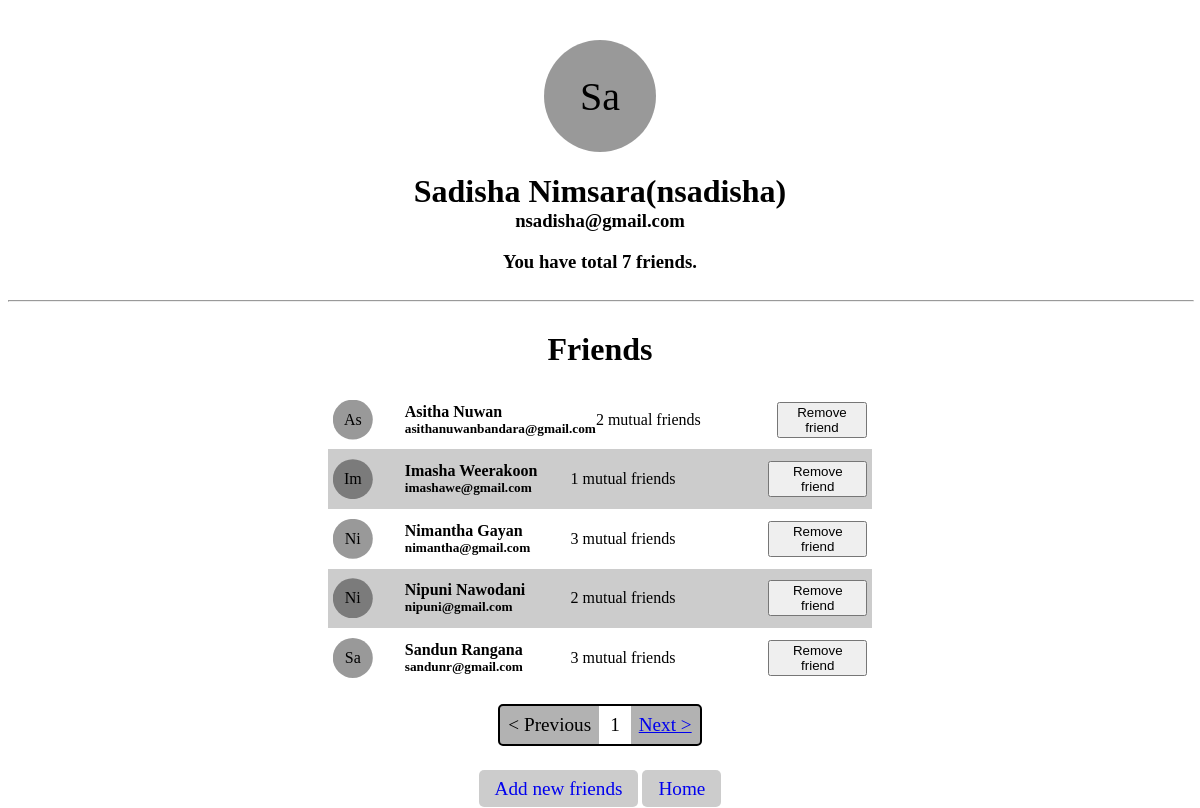
Page /profile.php?page=1 (signed in) on the committed database.
### tables this page shows
CREATE TABLE IF NOT EXISTS `users` (
  `name` text NOT NULL,
  `email` text NOT NULL,
  `username` text NOT NULL,
  `password` text NOT NULL,
  `time` timestamp NOT NULL DEFAULT CURRENT_TIMESTAMP,
  PRIMARY KEY (`email`(50)),
  UNIQUE KEY `Username` (`username`(50))
);

CREATE TABLE IF NOT EXISTS `friends` (
  `email` text NOT NULL,
  `friendEmail` text NOT NULL,
  PRIMARY KEY (`email`(50),`friendEmail`(50))
);

### php/friends.php (called while the page is built, shortened)
<?php include "db.php"; ?>
<?php
  function execute($query){
    global $conn;
    $result = $conn->query($query);
    return $result;
  }
  function getMutualFriendsCount($email, $person){
    $query = "SELECT email FROM users WHERE email IN (SELECT friendEmail FROM friends WHERE email=\"$person\") AND email IN (SELECT friendEmail FROM friends WHERE email=\"$email\")";
    $res = execute($query);
    return $res->num_rows;
  }
?>

### profile.php (the view, shortened to what this page needs)
<?php include "php/db.php" ?>
<?php include "php/friends.php" ?>
<?php
  $page = $_REQUEST["page"];
  $start = 5*($page - 1);
  if(empty($_SESSION["email"])){
    header("Location: index.php");
  }else{
    $email = $_SESSION["email"];
    $query = "SELECT * FROM users WHERE email=\"$email\"";
    $result = execute($query);
    $userData = $result->fetch_assoc();
    $friendsQuery = "SELECT * FROM friends WHERE email=\"$email\" LIMIT $start , 5";
    $friendResult = execute($friendsQuery);
    $numberOfFriends = $friendResult->num_rows;
    $q = "SELECT * FROM friends WHERE email=\"$email\"";
    $qRes = execute($q);
    $rows = $qRes->num_rows;
    $lastPage = ceil($rows/5);
    function displayFriends(){
      global $friendResult, $email, $numberOfFriends;
      while($friend = $friendResult->fetch_assoc()) {
        $femail=$friend["friendEmail"];
        $q = "SELECT * FROM users WHERE email=\"$femail\"";
        $result = execute($q);
        $userData = $result->fetch_assoc();
        $friendName = $userData["name"];
        $friendEmail = $userData["email"];
        $dpName = $friendName[0].$friendName[1];
        $mutualCount = getMutualFriendsCount($email, $friendEmail);
        $friendElement = "
        <div class=\"friend\">
          <div class=\"friend-dp\">$dpName</div>
          <div class=\"name-email\">
            <h4>$friendName</h4>
            <h5>$friendEmail</h5>
          </div>
          <p>$mutualCount mutual friends</p>
          <a href=\"php/removeFriend.php?email=$email&friend=$friendEmail\"><button>Remove friend</button></a>
        </div>";
        echo $friendElement;
      }
    }
  }
?>
<!DOCTYPE html>
<html lang="en">
<head>
</head>
<body>
    <div class="dp"><?php echo $userData["name"][0].$userData["name"][1]; ?></div>
    <h1 style="margin-bottom:0;"><?php echo $userData["name"]."(".$userData["username"].")"; ?></h1>
    <h3 style="margin-top:0;"><?php echo $userData["email"]; ?></h3>
    <h3 style="margin-top:0;">You have total <?php echo $rows; ?> friend<?php if($numberOfFriends!=1)echo "s" ?>.</h3>
    <hr width="100%">
    <h1>Friends</h1>
    <div class="friends-section">
      <?php displayFriends(); ?>
      <div class=<?php echo $rows==0?"d-none":"pagination"; ?>>
        <div><a <?php echo $page!=1?"href=profile.php?page=".($page-1)."":""; ?>>&lt; Previous</a></div>
        <div><?php echo $page; ?></div>
        <div><a <?php echo $page!=$lastPage?"href=profile.php?page=".($page+1)."":""; ?>>Next &gt;</a></div>
      </div>
      <div style="margin-top: 2rem;">
        <a href="addFriends.php" class="link">Add new friends</a>
        <a href="index.php" class="link">Home</a>
      </div>
    </div>
</body>
</html>

### profile.php (style rules this page uses)
body { text-align: center; display: grid; align-items: center; padding-top: 2rem; }
.link { padding: 0.5rem 1rem; margin-top: 2rem; background: rgba(0,0,0,0.2); font-size: 1.2rem; border-radius: 5px; cursor: pointer; text-decoration:none; max-width: max-content; }
.dp { width: 7rem; height: 7rem; clip-path: circle(); background-color: rgba(0,0,0,0.4); margin-left: auto; margin-right: auto; font-size: 2.5rem; display: grid; align-items: center; }
.friends-section { display: grid; padding: 0 20rem; }
.friends-section .friend { display: grid; grid-template-columns: 1fr 10fr 10fr 5fr; align-items: center; text-align:start; padding: 0.3rem; }
.friends-section .friend:nth-child(2n) { background: rgba(0,0,0,0.2); }
.friends-section .friend .name-email { margin-left: 2rem; }
.friends-section .friend h4,h5 { margin: 0; }
.friend-dp { position: relative; width: 2.5rem; height: 2.5rem; clip-path: circle(); background-color: rgba(0,0,0,0.4); display: grid; align-items: center; text-align: center; }
.pagination { display: flex; max-width: max-content; border: solid 2px black; border-radius: 5px; margin-left: auto; margin-right: auto; margin-top: 1rem; }
.pagination div { padding: 0.5rem; border: none; cursor: pointer; background: rgba(0,0,0,0.3); font-size: 1.2rem; }
.pagination div:nth-child(2) { margin: 0 3px; background: white; }

### rows in the picture
users: name "S", name "a", name "Sadisha Nimsara", username "nsadisha", email "nsadisha@gmail.com"
friends: users.name "As", users.name "Asitha Nuwan", users.email "asithanuwanbandara@gmail.com", mutualCount "2"
friends: users.name "Im", users.name "Imasha Weerakoon", users.email "imashawe@gmail.com", mutualCount "1"
friends: users.name "Ni", users.name "Nimantha Gayan", users.email "nimantha@gmail.com", mutualCount "3"
friends: users.name "Ni", users.name "Nipuni Nawodani", users.email "nipuni@gmail.com", mutualCount "2"
friends: users.name "Sa", users.name "Sandun Rangana", users.email "sandunr@gmail.com", mutualCount "3"

### other values in the picture
$rows "7"
$page "1"
